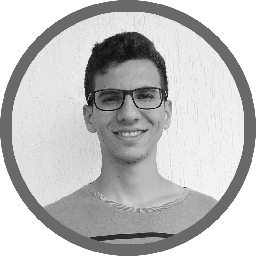
#> input picture assets/pb.png, 256 x 256 px, shrunk from 800 x 800 before the run
$ python deblurring.py
#> lines starting #> are read from the running program, lines starting #| are printed output that depends on the picture; long printed decimals are rounded
from scipy.signal import convolve2d
from matplotlib import pyplot as plt
import scipy.optimize as optimize
import scipy.ndimage.filters as fi
import matplotlib.cm as cm
import numpy as np
from PIL import Image
from scipy import linalg
from scipy import sparse


def gaussian_kernel(k_len = 10, sigma = 3):
    d_mat = np.zeros((k_len, k_len))
    d_mat[k_len//2, k_len//2] = 1
    return fi.gaussian_filter(d_mat, sigma)


im = Image.open('assets/pb.png')
#> im is the input picture: PIL image 256x256 LA; mean R, G, B, A 169.9, 169.9, 169.9, 200.3
im_grey = im.convert('L') # convert the image to *greyscale*
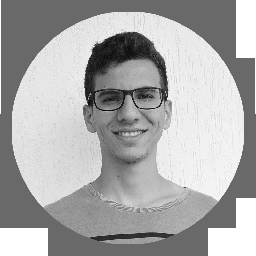
#> im_grey: PIL image 256x256 L; min 1, max 255, mean 169.9
im_array = np.array(im_grey)

# plt.imshow(im_array, cmap=cm.Greys_r)
# plt.savefig('assets2/deblurring_before.png')

nitems, sigma = 9, 5
kernel = gaussian_kernel(nitems, sigma)
blurry_image = convolve2d(im_array, kernel)
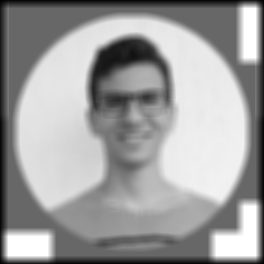
#> blurry_image: shape (264, 264) float64; min 3.12, max 255, mean 159.8; drawn with min black and max white

plt.imshow(blurry_image, cmap=cm.Greys_r)
plt.savefig('assets2/pt1_deblurring_blurry_image.png')

# Generates the toeplitz matrix for the 1D convolution
def toeplitz(b, n):
    m = len(b)
    T = np.zeros((n+m-1, n))
    for i in range(n+m-1):
        for j in range(n):
            if 0 <= i-j < m:
                T[i,j] = b[i-j]
    return T

# print(toeplitz([1,2,3], 10))

N = im_array.shape[0]
#> N = 256

def gaussian1d(k_len = 5, sigma = 3):
    return gaussian_kernel(k_len, sigma)[k_len//2,:]

curr_1d_kernel = gaussian1d(nitems, sigma)
# Gaussian 1D kernel as matrix
T = toeplitz(curr_1d_kernel, N)
#> after the loop in toeplitz, `for i in range(n+m-1):`:
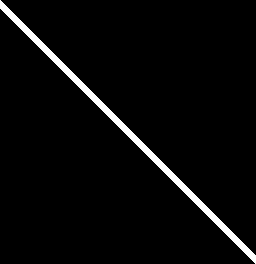
#> T: shape (264, 256) float64; min 0, max 0.0125, mean 0.000423; drawn with min black and max white

row_mat = sparse.kron(sparse.eye(N), T)
col_mat = sparse.kron(T, sparse.eye(N+nitems-1))
G = col_mat.dot(row_mat)

flat_blurry_image = blurry_image.flatten()


def lst_sq(x, A=G, b=flat_blurry_image):
    return linalg.norm(b - A.dot(x))**2


def lst_sq_grad(x, A=G, b=flat_blurry_image):
    return 2*A.T.dot(A.dot(x) - b)


# optim_output = optimize.minimize(lst_sq, np.zeros(N**2), method='L-BFGS-B', jac=lst_sq_grad, options={'disp':True})
# final_image = optim_output['x']

x = np.zeros(N ** 2)
prev_error = 0
diff = 10000
i = 0
while diff > 1000:
    x -= 1e3*lst_sq_grad(x, G, flat_blurry_image)
    error = lst_sq(x, G, flat_blurry_image)
    diff = abs(error - prev_error)
    prev_error = error
    print(diff)
    i += 1
    print(i)
#> this loop made 88 passes
#> (error, diff, prev_error) on passes 2 to 13: (489110790.5, 516559607.7, 489110790.5), (239279943, 249830847.5, 239279943), (118095972.6, 121183970.4, 118095972.6), (59074208.3, 59021764.3, 59074208.3), (30161665.3, 28912543, 30161665.3), (15880095.7, 14281569.7, 15880095.7), (8739541.8, 7140553.9, 8739541.8), (5105740.8, 3633801, 5105740.8), (3208910.6, 1896830.3, 3208910.6), (2183009.2, 1025901.4, 2183009.2), (1601403.6, 581605.6, 1601403.6), (1251977.6, 349425.9, 1251977.6)
#> prev_error on pass 1: 1.01e+09
#| 1005670398.222
#| 516559607.674
#| 249830847.521
#| 121183970.424
#| 59021764.306
#| 28912542.964
#| 14281569.653
#| 7140553.909
#> (further printed lines are left out)
#> after the loop, i = 88

plt.imshow(x.reshape((N,)*2), cmap=cm.Greys_r)
plt.savefig('assets2/deblurring_deblurred_image.png')
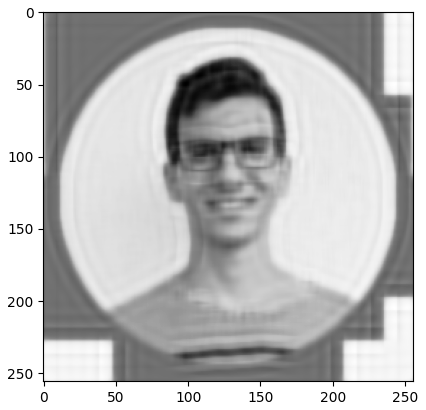
#> figure drawn by matplotlib, 1 panel
